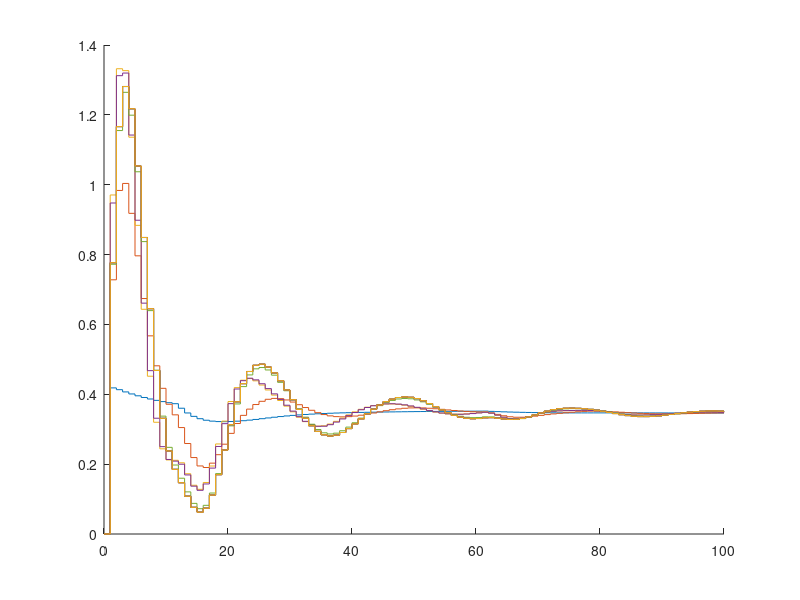

MATLAB code to generate this figure:
function zadanie_5()
    figure;
    hold on;
    for i=[1, 2, 3, 5, 10, 20, 30, 40, 50, 60]
        [Y_sim, T_sim, U_sim] = dmc(1, 100, 60, 60, i, 1);
        stairs(T_sim, U_sim);
    end
    hold off;
    print('-dpng', '../images/z5_c.png');
end

function [Y_sim, T_sim, U_sim]=dmc(y_step, T_sim, D, N, Nu, l)
%%REGULATOR DMC

y_k_1 = 1.725;           %y(k-1)
y_k_2 = -0.7414;         %y(k-2)
u_k_11 = 0.0249;         %u(k-11)
u_k_12 = 0.0225;         %u(k-12)

y = zeros(N, 1);
u = ones(N, 1);
y(12)=y_k_1*y(11) + y_k_2*y(10) + u_k_11;
for k=13:N
   y(k)=y_k_1*y(k-1) + y_k_2*y(k-2) + u_k_11*u(k-11) + u_k_12*u(k-12);
end

yk=0; 
uk=0; 
du_hist = zeros(D-1,1); 


Mp=zeros(N, D-1);
for i=1:N
   for j=1:D-1
      if i+j <= D
         Mp(i,j)=y(i+j)-y(j);
      else
         Mp(i,j)=y(D)-y(j);
      end;      
   end;
end;

M=zeros(N, Nu);
for i=1:N
   for j=1:Nu
      if (i >= j)
         M(i, j)=y(i-j+1);
      end;
   end;
end;

I=eye(Nu);
K=((M'*M+l*I)^(-1))*M';

U = zeros(1, T_sim);
Y = zeros(1, T_sim);

for i=1:T_sim
   
   if i==12
       yk=y_k_1*yk+y_k_2*y(i-2)+u_k_11;
   end
   if i>=13
       yk=y_k_1*Y(i-1)+y_k_2*Y(i-2)+u_k_11*U(i-11)+u_k_12*U(i-12);
   end
   
   du = K(1,:)*(y_step*ones(N,1) - yk*ones(N,1) - Mp*du_hist);
   du_hist = [du; du_hist(1:end-1)];
   uk = uk + du_hist(1);
   
   U(i) = uk;
   Y(i) = yk;
end

Y_sim = [0 y_step*ones(1,T_sim)];
disp(Y_sim);
U_sim = [0 U];
T_sim = 0:T_sim;
end
